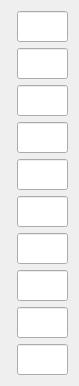
   <widget class="QWidget" name="formLayoutWidget_5">
    <property name="geometry">
     <rect>
      <x>665</x>
      <y>42</y>
      <width>71</width>
      <height>331</height>
     </rect>
    </property>
    <property name="font">
     <font>
      <family>微软雅黑</family>
      <pointsize>12</pointsize>
     </font>
    </property>
    <layout class="QFormLayout" name="formLayout_5">
     <item row="0" column="1">
      <widget class="QLineEdit" name="lineEdit50">
       <property name="font">
        <font>
         <family>微软雅黑</family>
         <pointsize>12</pointsize>
        </font>
       </property>
       <property name="text">
        <string/>
       </property>
       <property name="alignment">
        <set>Qt::AlignRight|Qt::AlignTrailing|Qt::AlignVCenter</set>
       </property>
       <property name="readOnly">
        <bool>false</bool>
       </property>
      </widget>
     </item>
     <item row="1" column="1">
      <widget class="QLineEdit" name="lineEdit51">
       <property name="font">
        <font>
         <family>微软雅黑</family>
         <pointsize>12</pointsize>
        </font>
       </property>
       <property name="text">
        <string/>
       </property>
       <property name="alignment">
        <set>Qt::AlignRight|Qt::AlignTrailing|Qt::AlignVCenter</set>
       </property>
       <property name="readOnly">
        <bool>false</bool>
       </property>
      </widget>
     </item>
     <item row="2" column="1">
      <widget class="QLineEdit" name="lineEdit52">
       <property name="font">
        <font>
         <family>微软雅黑</family>
         <pointsize>12</pointsize>
        </font>
       </property>
       <property name="text">
        <string/>
       </property>
       <property name="alignment">
        <set>Qt::AlignRight|Qt::AlignTrailing|Qt::AlignVCenter</set>
       </property>
       <property name="readOnly">
        <bool>false</bool>
       </property>
      </widget>
     </item>
     <item row="3" column="1">
      <widget class="QLineEdit" name="lineEdit53">
       <property name="font">
        <font>
         <family>微软雅黑</family>
         <pointsize>12</pointsize>
        </font>
       </property>
       <property name="text">
        <string/>
       </property>
       <property name="alignment">
        <set>Qt::AlignRight|Qt::AlignTrailing|Qt::AlignVCenter</set>
       </property>
       <property name="readOnly">
        <bool>false</bool>
       </property>
      </widget>
     </item>
     <item row="4" column="1">
      <widget class="QLineEdit" name="lineEdit54">
       <property name="font">
        <font>
         <family>微软雅黑</family>
         <pointsize>12</pointsize>
        </font>
       </property>
       <property name="text">
        <string/>
       </property>
       <property name="alignment">
        <set>Qt::AlignRight|Qt::AlignTrailing|Qt::AlignVCenter</set>
       </property>
       <property name="readOnly">
        <bool>false</bool>
       </property>
      </widget>
     </item>
     <item row="5" column="1">
      <widget class="QLineEdit" name="lineEdit55">
       <property name="font">
        <font>
         <family>微软雅黑</family>
         <pointsize>12</pointsize>
        </font>
       </property>
       <property name="text">
        <string/>
       </property>
       <property name="alignment">
        <set>Qt::AlignRight|Qt::AlignTrailing|Qt::AlignVCenter</set>
       </property>
       <property name="readOnly">
        <bool>false</bool>
       </property>
      </widget>
     </item>
     <item row="6" column="1">
      <widget class="QLineEdit" name="lineEdit56">
       <property name="font">
        <font>
         <family>微软雅黑</family>
         <pointsize>12</pointsize>
        </font>
       </property>
       <property name="text">
        <string/>
       </property>
       <property name="alignment">
        <set>Qt::AlignRight|Qt::AlignTrailing|Qt::AlignVCenter</set>
       </property>
       <property name="readOnly">
        <bool>false</bool>
       </property>
      </widget>
     </item>
     <item row="7" column="1">
      <widget class="QLineEdit" name="lineEdit57">
       <property name="font">
        <font>
         <family>微软雅黑</family>
         <pointsize>12</pointsize>
        </font>
       </property>
       <property name="text">
        <string/>
       </property>
       <property name="alignment">
        <set>Qt::AlignRight|Qt::AlignTrailing|Qt::AlignVCenter</set>
       </property>
       <property name="readOnly">
        <bool>false</bool>
       </property>
      </widget>
     </item>
     <item row="8" column="1">
      <widget class="QLineEdit" name="lineEdit58">
       <property name="font">
        <font>
         <family>微软雅黑</family>
         <pointsize>12</pointsize>
        </font>
       </property>
       <property name="text">
        <string/>
       </property>
       <property name="alignment">
        <set>Qt::AlignRight|Qt::AlignTrailing|Qt::AlignVCenter</set>
       </property>
       <property name="readOnly">
        <bool>false</bool>
       </property>
      </widget>
     </item>
     <item row="9" column="1">
      <widget class="QLineEdit" name="lineEdit59">
       <property name="font">
        <font>
         <family>微软雅黑</family>
         <pointsize>12</pointsize>
        </font>
       </property>
       <property name="text">
        <string/>
       </property>
       <property name="alignment">
        <set>Qt::AlignRight|Qt::AlignTrailing|Qt::AlignVCenter</set>
       </property>
       <property name="readOnly">
        <bool>false</bool>
       </property>
      </widget>
     </item>
    </layout>
   </widget>
